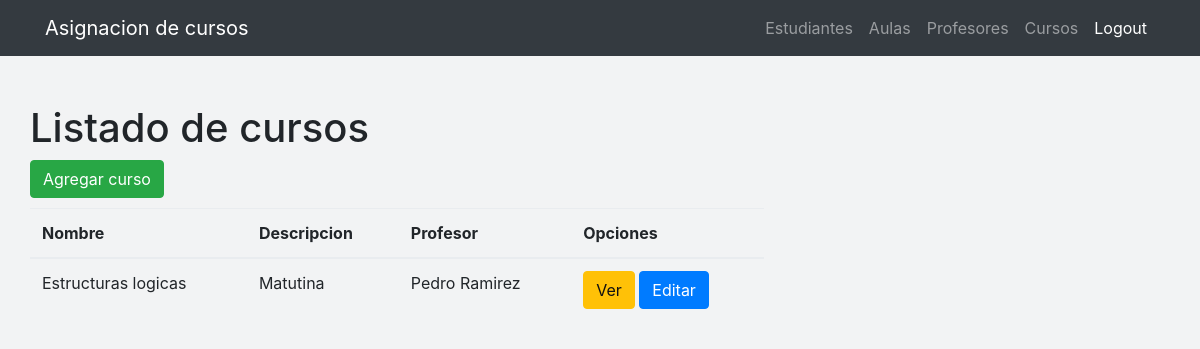
The app's page /cursos/list/ (signed in), older data.
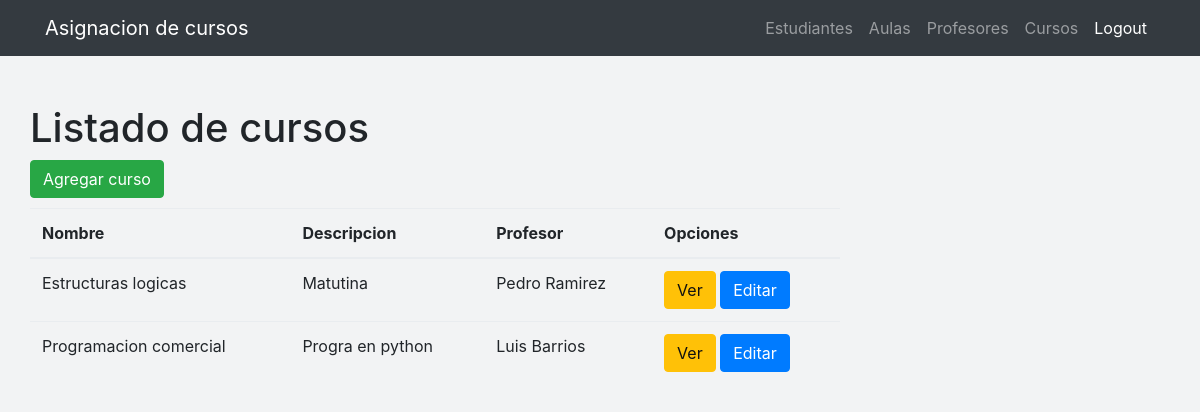
The same page, newer data.
### estudiantes/models.py (models this page shows, shortened)
class Curso(models.Model):
    nombre  =   models.CharField(max_length=30)
    descripcion  =   models.CharField(max_length=100)
    fecha_creacion = models.DateField()
    profesor = models.ForeignKey(Profesor, on_delete=models.CASCADE)
    aula = models.ForeignKey(Aula, on_delete=models.CASCADE, blank=True, null=True)
    class Meta:
        ordering = ('nombre',)

class Profesor(models.Model):
    nombre = models.CharField(max_length=50)
    apellido = models.CharField(max_length=50)
    dpi = models.CharField(max_length=20)
    edad = models.IntegerField()
    direccion = models.CharField(max_length=80)
    email = models.EmailField()
    def __str__(self):              # __unicode__ on Python 2
        return "%s %s" % (self.nombre, self.apellido)

### estudiantes/views.py (the view)
# urls.py: url(r'^cursos/list/$', views.cursos_list, name='cursos_list'),
@login_required
def cursos_list(request):
    cursos = Curso.objects.all()
    return render(request, 'estudiantes/cursos_list.html', {'cursos': cursos})

### estudiantes/templates/estudiantes/cursos_list.html (shortened to what this page needs)
{% extends 'estudiantes/base.html' %}
{% block content %}
<div class="portlet-body">
  <div class="portlet-title">
    <h1>Listado de cursos</h1>
  </div>
    <div class="row">
      <div class="col-md-6">
        <div class="btn-group">
          <a href="{% url 'curso_nuevo'%}">
            <button id="sample_editable_1_new" class="btn btn-success">
              Agregar curso
            </button>
          </a>
        </div>
      </div>
      <br>
      <br>
  <div class="col-md-12 col-sm-12 col-xs-12" >
    <div class="table-responsive">
      <table class="table table-hover ">
        <thead>
          <tr role="row" class="">
            <th>Nombre</th>
            <th>Descripcion</th>
            <th>Profesor</th>
            <th>Opciones</th>
          </tr>
        </thead>
        <tbody>
          {% for curso in cursos %}
          <tr>
              <td>{{ curso.nombre }}</td>
              <td>{{ curso.descripcion|linebreaksbr }}</td>
              <td>{{ curso.profesor }}</td>
              <td>
                <a href="{% url 'curso_ver' pk=curso.pk %}" class="btn btn-warning">Ver</a>
                <a href="{% url 'curso_editar' pk=curso.pk %}" class="btn btn-primary">Editar</a>
              </td>
          </tr>
          {% endfor %}
        </tbody>
      </table>
    </div>
  </div>
 </div>
</div>
{% endblock %}

Row changes from the older to the newer data that the page shows:
added Curso: nombre "Programacion comercial", descripcion "Progra en python", profesor "Luis Barrios"
